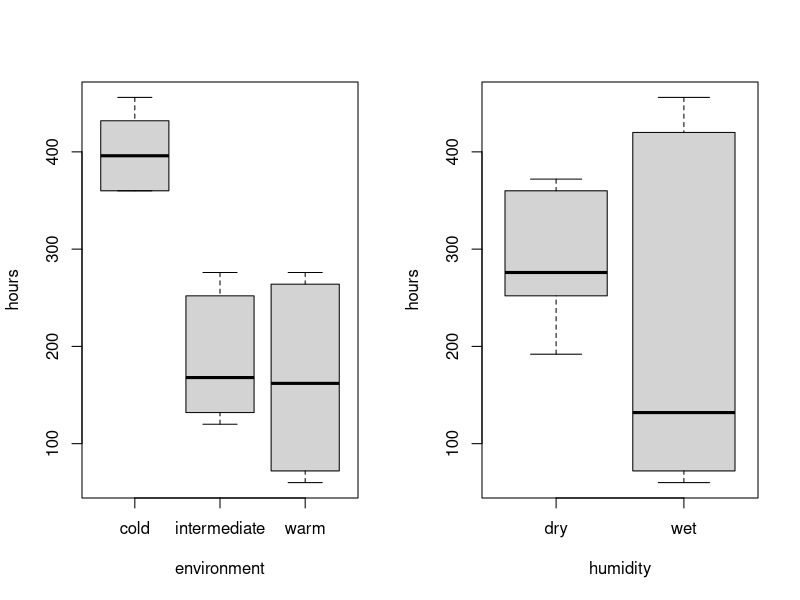
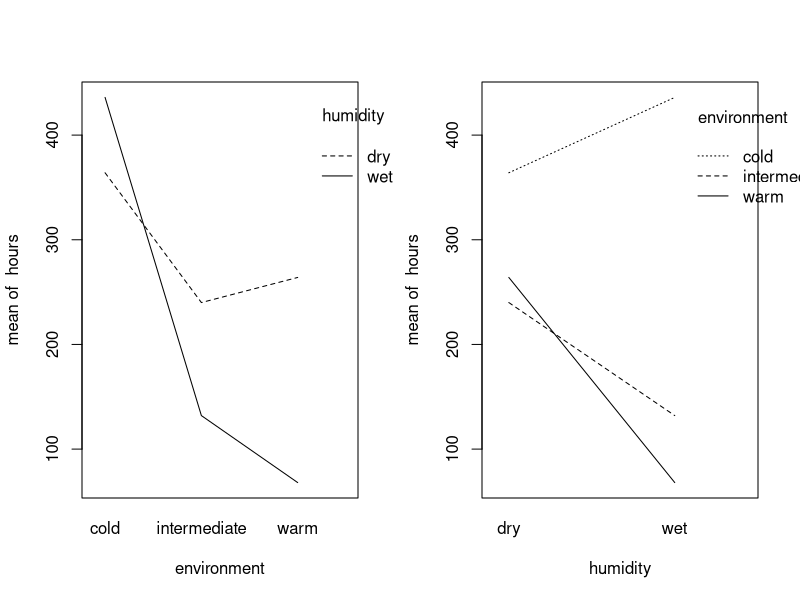
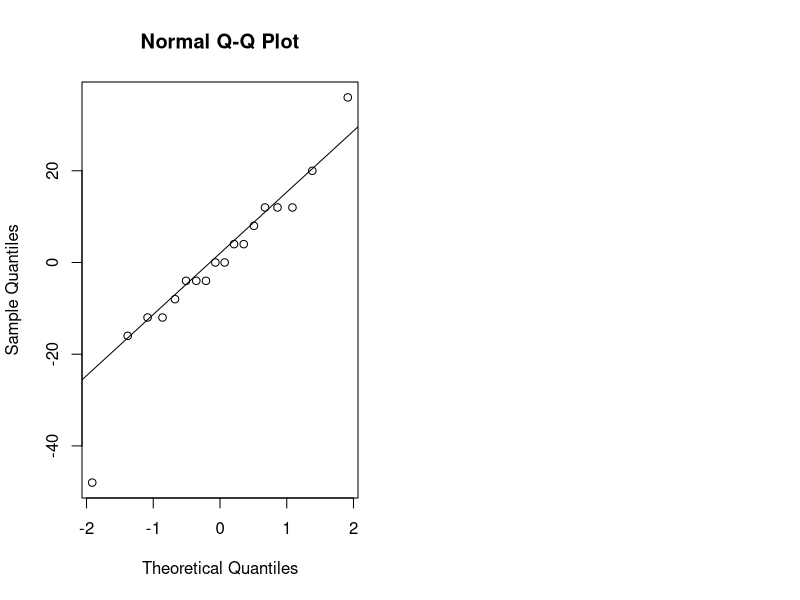
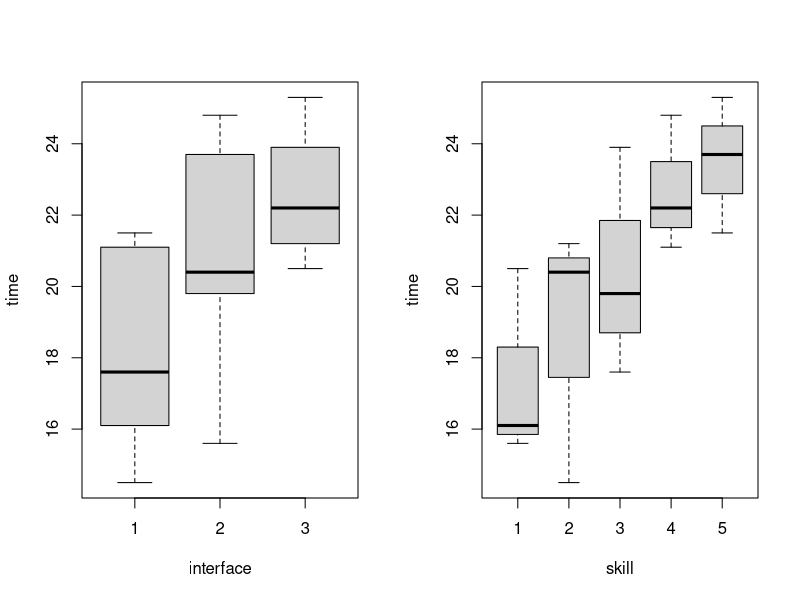
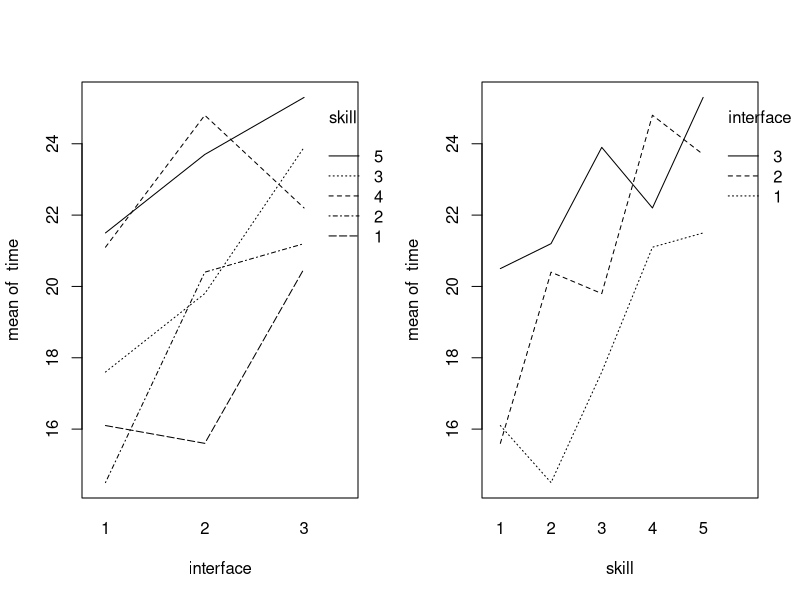
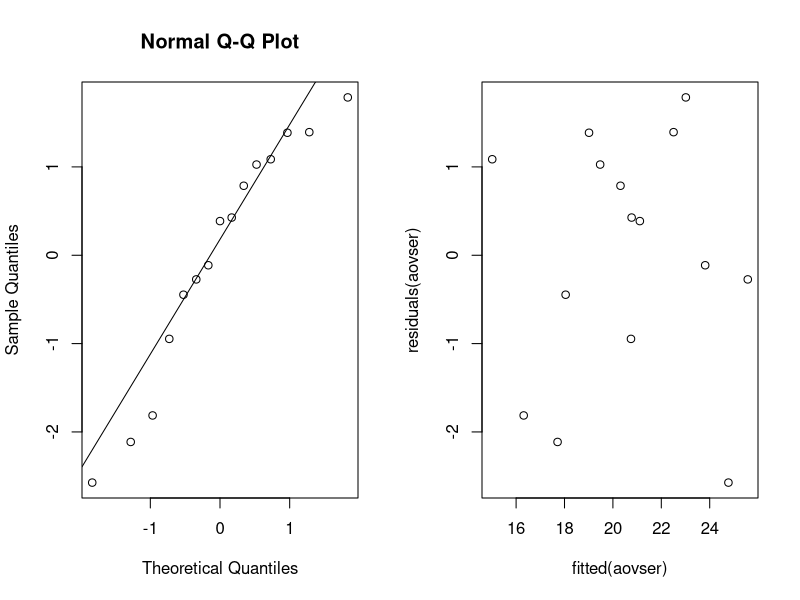
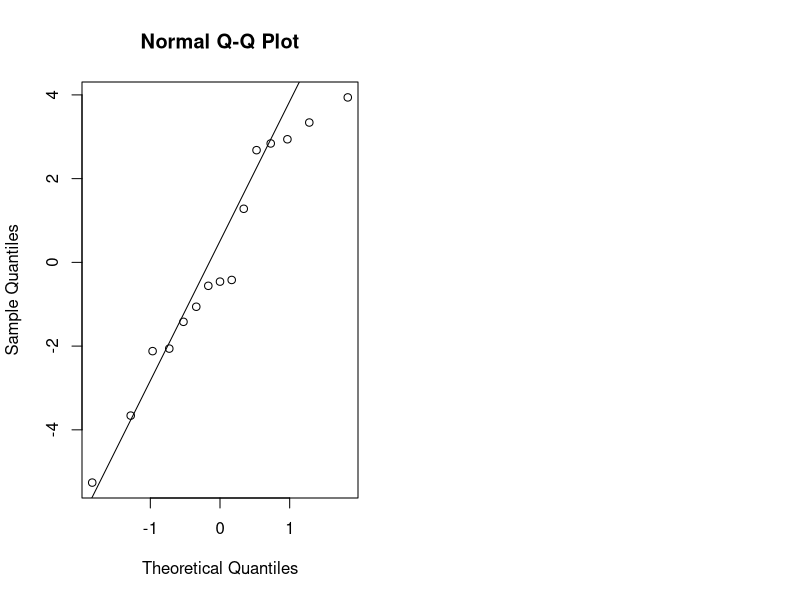
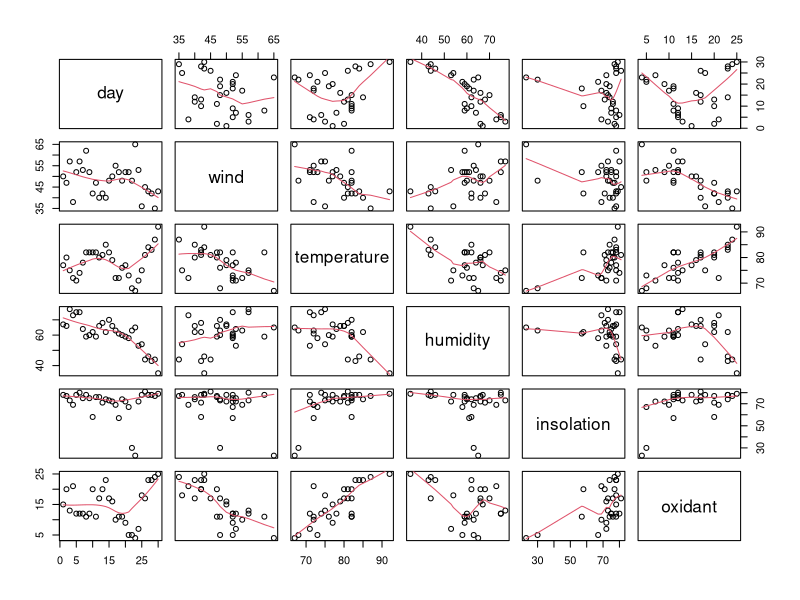

Source code (R) for these figures, in order:
## ---- chunk 1
library(knitr)
library(multcomp)
library(lme4)
## ---- chunk 2
data = read.table("bread.txt", header=TRUE)
data
## ---- chunk 3
N = 3; I = 3; J = 2
rbind(rep(1:I,each=N*J),rep(1:J,N*I),sample(1:(N*I*J)))
## ---- chunk 4
par(mfrow=c(1,2))
boxplot(hours~environment,data=data)
boxplot(hours~humidity,data=data)
## ---- chunk 5
attach(data)
interaction.plot(environment,humidity,hours)
interaction.plot(humidity,environment,hours)
## ---- chunk 6
data$environment = as.factor(data$environment)
data$humidity = as.factor(data$humidity)
dataaov = lm(hours~environment*humidity, data=data)
anova(dataaov)
## ---- chunk 7
contrasts(data$environment)=contr.sum
contrasts(data$humidity)=contr.sum
dataaov2=lm(hours~environment*humidity,data=data)
summary(dataaov2)
## ---- chunk 8
confint(dataaov2)
## ---- chunk 9
qqnorm(residuals(dataaov))
qqline(residuals(dataaov))
## ---- chunk 10
search = read.table("search.txt", header = TRUE)
attach(search)
## ---- chunk 11
B = 5 # 5 user skill levels
I = 3 # 3 interface types

blocks = matrix(0, B, I)

for (i in 1:B) {
  blocks[i, ] = sample(((i - 1) * I + 1):(i * I))
}

kable(x = blocks, caption = "Randomization of students to interfaces")
## ---- chunk 12
par(mfrow = c(1, 2))

boxplot(time ~ interface)
boxplot(time ~ skill)

interaction.plot(interface, skill, time)
interaction.plot(skill, interface, time)
## ---- chunk 13
search$interface = as.factor(interface)
search$skill = as.factor(skill)
## ---- chunk 14
aovser = lm(time ~ interface + skill, data = search)
anova(aovser)
## ---- chunk 15
contrasts(search$interface) = contr.sum
contrasts(search$skill) = contr.sum
aovser2 = lm(time ~ interface + skill, data = search)
summary(aovser2)
estimate = 20.5467 + 2.1533 - (0.3133 - 2.3867)
estimate
## ---- chunk 16
par(mfrow = c(1, 2))
qqnorm(residuals(aovser))
qqline(residuals(aovser))
plot(fitted(aovser), residuals(aovser))
## ---- chunk 17
friedman.test(time, interface, skill)
## ---- chunk 18
aovinter = lm(time ~ interface, data = search)
anova(aovinter)
## ---- chunk 19
qqnorm(residuals(aovinter))
qqline(residuals(aovinter))
## ---- chunk 20
data = read.table("cream.txt", header=TRUE)
data$starter = factor(data$starter)
data$batch = factor(data$batch)
data$position = factor(data$position)
attach(data)
## ---- chunk 21
model1 = lm(acidity~starter+batch+position,data)
model2 = update(model1, . ~ . - starter:batch:position) #remove interactions
data.aov = aov(model2,data)
summary(data.aov)
## ---- chunk 22
model = lm(acidity~starter+batch+position, data=data)
startermult = glht(model,linfct=mcp(starter="Tukey"))
summary(startermult)
## ---- chunk 23
confint(startermult, level=0.95)
## ---- chunk 24
cows = read.table("cow.txt", header = TRUE)
attach(cows)
## ---- chunk 25
cowaov = lm(milk ~ treatment)
anova(cowaov)
## ---- chunk 26
t.test(milk[treatment == "A"], milk[treatment == "B"], paired = TRUE)
## ---- chunk 27
cows$id = factor(id)
cows$per = factor(per)
cowslmer = lmer(milk ~ treatment + order + per + (1 | id),
                data = cows, REML = FALSE)
cowslmer1 = lmer(milk ~ order + per + (1 | id), data = cows, REML = FALSE)
anova(cowslmer1, cowslmer)
## ---- chunk 28
data = read.table("nauseatable.txt", header=TRUE)
attach(data)

chlorpromazine_no_nausea = data[1,1]
chlorpromazine_nausea = data[1,2]
pentobarbital_100mg_no_nausea = data[2,1]
pentobarbital_100mg_nausea = data[2,2]
pentobarbital_150mg_no_nausea = data[3,1]
pentobarbital_150mg_nausea = data[3,2]
## ---- chunk 29
nausea = c()
medicine = c()

for(i in 1:304){
  if(i <= 100){
    nausea[i] = 0
    medicine[i] = "chlorpromazine"
  }else if(i > 100 && i <= 152){
    nausea[i] = 1
    medicine[i] = "chlorpromazine"
  }else if(i > 152 && i <= 184){
    nausea[i] = 0
    medicine[i] = "pentobarbital 100mg"
  }else if(i > 184 && i <= 219){
    nausea[i] = 1
    medicine[i] = "pentobarbital 100mg"
  }else if(i > 219 && i <= 267){
    nausea[i]=0
    medicine[i] = "pentobarbital 150mg"
  }else if(i > 267 && i <= 304){
    nausea[i] = 1
    medicine[i] = "pentobarbital 150mg"
  }
}

nausea.frame = data.frame(nausea,medicine)
## ---- chunk 30
xtabs(~medicine+nausea)
## ---- chunk 31
attach(nausea.frame)

B=1000
tstar=numeric(B)
for(i in 1:B){
  treatstar=sample(medicine)
  tstar[i] = chisq.test(xtabs(~treatstar+nausea))[[1]]
}

myt=chisq.test(xtabs(~medicine+nausea))[[1]]

pl=sum(tstar<myt)/B
pr=sum(tstar>myt)/B
pl
## ---- chunk 32
pl;chisq.test(xtabs(~nausea+medicine))[[3]]
## ---- chunk 33
data = read.table("airpollution.txt", header=TRUE)
## ---- chunk 34
pairs(data, panel=panel.smooth)
## ---- chunk 35
windlm=lm(oxidant~wind,data=data)
summary(windlm)
plot(oxidant~wind, data=data)
abline(windlm)
## ---- chunk 36
templm=lm(oxidant~temperature,data=data)
summary(templm)
plot(oxidant~temperature, data=data)
abline(templm)
## ---- chunk 37
humilm=lm(oxidant~humidity,data=data)
summary(humilm)
plot(oxidant~humidity, data=data)
abline(humilm)
## ---- chunk 38
insolm=lm(oxidant~insolation,data=data)
summary(insolm)
plot(oxidant~insolation, data=data)
abline(insolm)
## ---- chunk 39
windTemplm=lm(oxidant~wind+temperature,data=data)
summary(windTemplm)
## ---- chunk 40
windHumilm=lm(oxidant~wind+humidity,data=data)
summary(windHumilm)
## ---- chunk 41
windInsolm=lm(oxidant~wind+insolation,data=data)
summary(windInsolm)
## ---- chunk 42
windTempHumilm=lm(oxidant~wind+temperature+humidity,data=data)
summary(windTempHumilm)
## ---- chunk 43
windTempInslm=lm(oxidant~wind+temperature+insolation,data=data)
summary(windTempInslm)
## ---- chunk 44
allVarlm=lm(oxidant~wind+temperature+insolation+humidity,data=data)
summary(allVarlm)
## ---- chunk 45
windTempHumilm=lm(oxidant~wind+temperature+humidity,data=data)
summary(windTempHumilm)
## ---- chunk 46
windTemplm=lm(oxidant~wind+temperature,data=data)
summary(windTemplm)
## ---- chunk 47
qqnorm(residuals(windTemplm))
qqline(residuals(windTemplm))
## ---- chunk 48
expensescrime = read.csv(file = "expensescrime.txt", header = TRUE, sep = " ")
attach(expensescrime)
## ---- chunk 49
summary(lm(expend ~ bad, data = expensescrime))
summary(lm(expend ~ crime, data = expensescrime))
summary(lm(expend ~ lawyers, data = expensescrime))
summary(lm(expend ~ employ, data = expensescrime))
summary(lm(expend ~ pop, data = expensescrime))
## ---- chunk 50
summary(lm(expend ~ employ + bad, data = expensescrime))
summary(lm(expend ~ employ + crime, data = expensescrime))
summary(lm(expend ~ employ + lawyers, data = expensescrime))
summary(lm(expend ~ employ + pop, data = expensescrime))
## ---- chunk 51
summary(lm(expend ~ employ + lawyers + bad, data = expensescrime))
summary(lm(expend ~ employ + lawyers + crime, data = expensescrime))
summary(lm(expend ~ employ + lawyers + pop, data = expensescrime))
## ---- chunk 52
summary(lm(expend ~ employ + lawyers + bad + crime + pop, data = expensescrime))
## ---- chunk 53
summary(lm(expend ~ employ + lawyers + bad + pop, data = expensescrime))
## ---- chunk 54
summary(lm(expend ~ employ + lawyers + bad, data = expensescrime))
## ---- chunk 55
summary(lm(expend ~ employ + lawyers, data = expensescrime))
## ---- chunk 56
expendlm = lm(expend ~ employ + lawyers, data = expensescrime)
## ---- chunk 57
round(cooks.distance(expendlm), 2)
## ---- chunk 58
pairs(expensescrime[,c(2, 5, 6)], panel=panel.smooth)
## ---- chunk 59
round(cor(expensescrime[,2:7]), 2)
## ---- chunk 60
par(mfrow = c(1, 2))
qqnorm(residuals(expendlm))
qqline(residuals(expendlm))
plot(fitted(expendlm), residuals(expendlm))
